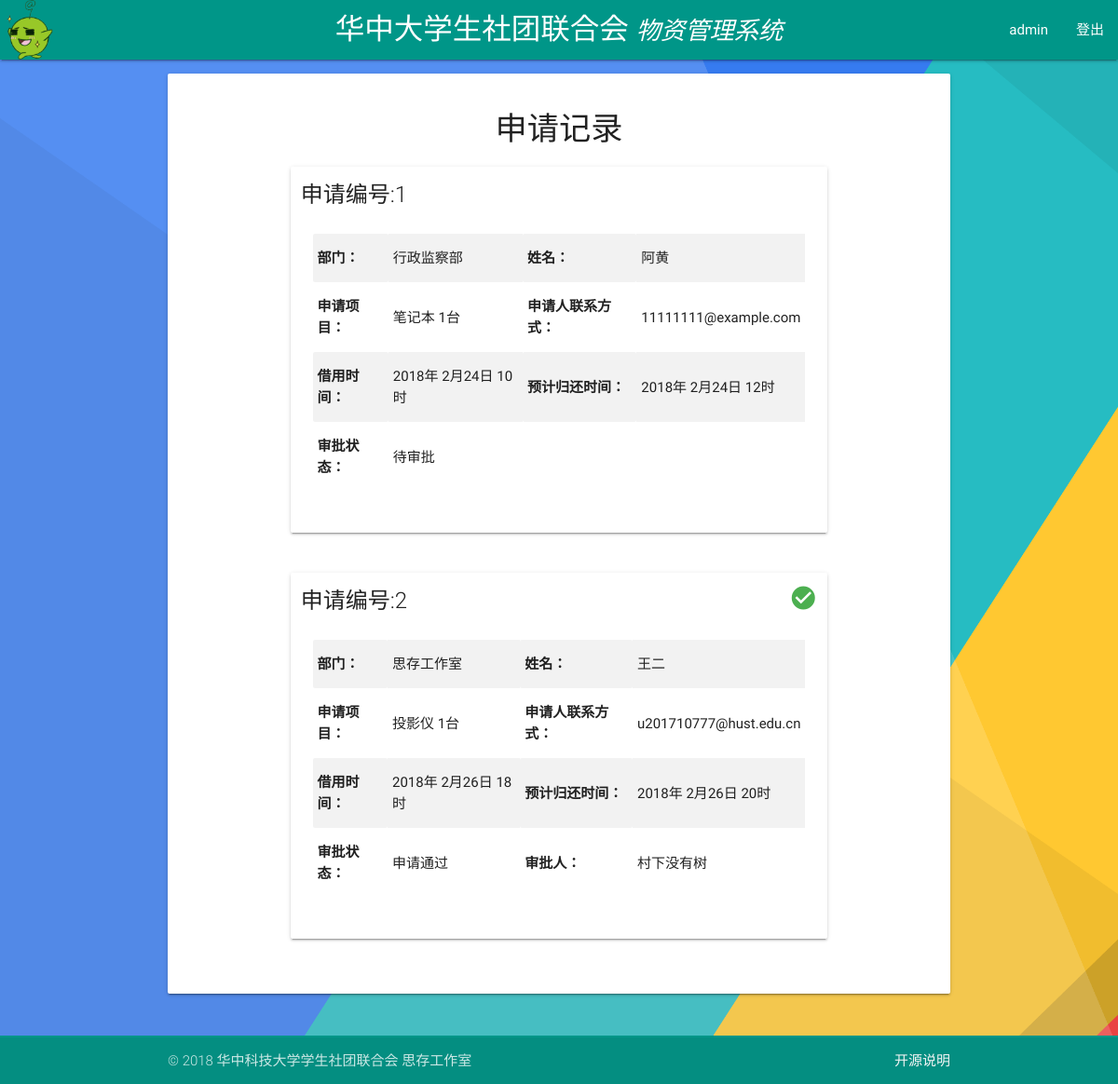
/records/ (signed in), run on the app's committed database.
### tables this page shows
CREATE TABLE MATERIAL
       (ID  INTEGER    PRIMARY KEY     AUTOINCREMENT,
       DEP     TEXT    NOT NULL,
       NAME    TEXT    NOT NULL,
       MATERIAL TEXT   NOT NULL,
       CONTACT TEXT    NOT NULL,
       STARTYEAR   INTEGER    NOT NULL,
       STARTMONTH   INTEGER    NOT NULL,
       STARTDAY   INTEGER    NOT NULL,
       STARTHOUR   INTEGER    NOT NULL,
       ENDINGYEAR  INTEGER    NOT NULL,
       ENDINGMONTH  INTEGER    NOT NULL,
       ENDINGDAY  INTEGER    NOT NULL,
       ENDINGHOUR  INTEGER    NOT NULL,
       STATUS  INTEGER NOT NULL,
       ADMIN   TEXT );

### app.py (the view)
@app.route('/records/')
@login_verify
def records():
    if 'id' in session:
        tablename = 'material'
    elif 'id2' in session:
        tablename = 'classroom'
    results = get_records(tablename, expire_date().year, expire_date().month)
    num = len(results)
    return render_template('records.html', msgs = results, num = num)

### app.py (called while the page is built)
def expire_date():
    a_month = timedelta(days=31)
    expire_date = date.today() - a_month
    return expire_date

def get_records(tablename, year, month):
    with sqlite3.connect(DATABASE) as database:
        c = database.cursor()
        cursor = c.execute('select * from %s where endingyear >= %d and endingmonth >= %d;'% (tablename, year, month))
        records = cursor.fetchall()
        return records

def login_verify(to_be_decorated):
    @wraps(to_be_decorated)
    def decorated(*args, **kwargs):
        if 'id' not in session and 'id2' not in session:
            flash("请登录！", category="error")     # NOTE: flash-msg show in the NEXT page
            return redirect(url_for('login'))
        return to_be_decorated(*args, **kwargs)
    return decorated

### templates/records.html (shortened to what this page needs)
{% extends "base.html" %}
{% block content %}
<div class="container">
  <div class="card-panel" style="margin-top:1em;">
<h4 class="center">申请记录</h4>
{% for i in range(0,num)  %}
<div class="container">
<div class="row">
<div class="card col s12">
      <div class="card-title" style="margin-top:0.5em;">  申请编号:{{ msgs[i][0] }}
        {% if msgs[i][13] == 0 %}
        <i class="material-icons right small"></i>
        {% elif msgs[i][13] == 1 %}
         <i class="material-icons  right small green-text">check_circle</i>
        {% elif msgs[i][13] == 2 %}
        <i class="material-icons right small red-text">event_busy</i>
        {% endif %}  </div>
      <div class="card-content">
      	<div class="row">
      		<table class="striped col s12">
            <tr>
              <th>部门：</th><td> {{ msgs[i][1] }}</td>
              <th>姓名：</th><td> {{ msgs[i][2] }}</td>
            </tr>
            <tr>
      				<th>申请项目：</th><td> {{ msgs[i][3] }} </td>
              <th>申请人联系方式：</th><td> {{ msgs[i][4] }} </td>
      			</tr>
            <tr>
      				<th>借用时间：</th><td> {{ msgs[i][5] }}年 {{ msgs[i][6] }}月{{ msgs[i][7] }}日  {{ msgs[i][8] }}时 </td>
      				<th>预计归还时间：</th><td> {{ msgs[i][9] }}年 {{ msgs[i][10] }}月{{ msgs[i][11] }}日  {{ msgs[i][12] }}时 </td>
      			</tr>
            <tr>
              <th>审批状态：</th>
              {% if msgs[i][13] == 0 %}
              <td> 待审批 </td>
              {% elif msgs[i][13] == 1 %}
              <td> 申请通过 </td>
              {% elif msgs[i][13] == 2 %}
              <td> 申请拒绝 </td>
              {% endif %}
              {% if msgs[i][14] != None  %}
              <th>审批人：</th><td> {{ msgs[i][14] }}</td>
              {% endif %}
                          </tr>
      		</table>
      	</div>
      </div>
      </div>
</div>
</div>
{% endfor %}
</div>
</div>
{% endblock %}

### static/css/footer_hack.css (style rules this page uses)
body { display: flex; min-height: 100vh; flex-direction: column; }

### templates/base.html (style rules this page uses)
body { background-image:url(/static/img/material-design-color-background.png); background-size: cover; }

### data on the page
MATERIAL: ID "1", DEP "行政监察部", NAME "阿黄", MATERIAL "笔记本 1台", CONTACT "11111111@example.com", STARTYEAR "2018", STARTMONTH "2", STARTDAY "24", STARTHOUR "10", ENDINGYEAR "2018", ENDINGMONTH "2", ENDINGDAY "24", ENDINGHOUR "12"
MATERIAL: ID "2", STATUS 1 (drawn), DEP "思存工作室", NAME "王二", MATERIAL "投影仪 1台", CONTACT "u201710777@hust.edu.cn", STARTYEAR "2018", STARTMONTH "2", STARTDAY "26", STARTHOUR "18", ENDINGYEAR "2018", ENDINGMONTH "2", ENDINGDAY "26", ENDINGHOUR "20", ADMIN "村下没有树"

### other printed values
{{ session['id'] }} "admin"
